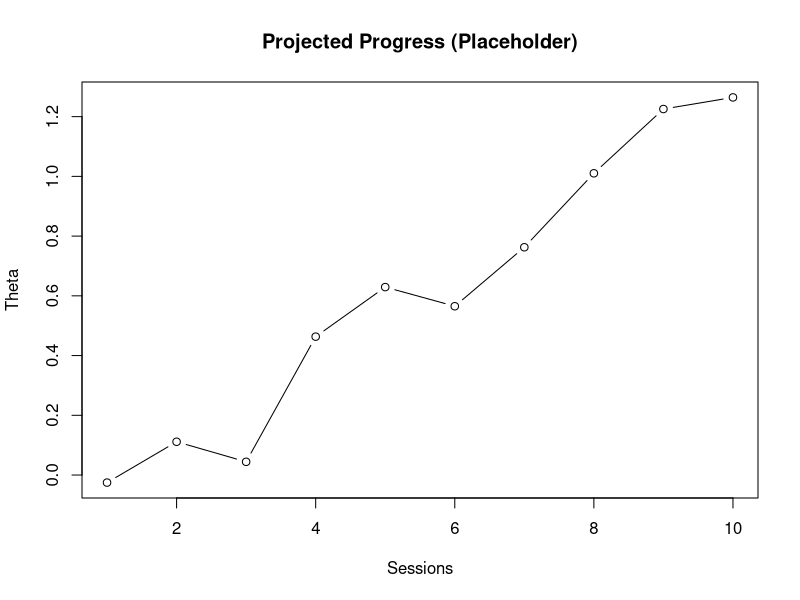

The R source for this figure:
## ---- chunk 1
#| label: ability-table
#| echo: false
# Example placeholder data frame
abilities <- data.frame(
  domain = c("Reading","Listening","Grammar","Vocabulary"),
  theta = c(0.10, -0.05, 0.25, 0.00),
  se = c(0.20, 0.22, 0.18, 0.21)
)
knitr::kable(abilities, caption = "Estimated abilities (theta) with SE")
## ---- chunk 2
#| label: forecast-plot
#| echo: false
# Placeholder forecast graphic
set.seed(1)
x <- seq_len(10)
y <- cumsum(rnorm(10, 0.1, 0.2))
plot(x, y, type = "b", main = "Projected Progress (Placeholder)", xlab = "Sessions", ylab = "Theta")
